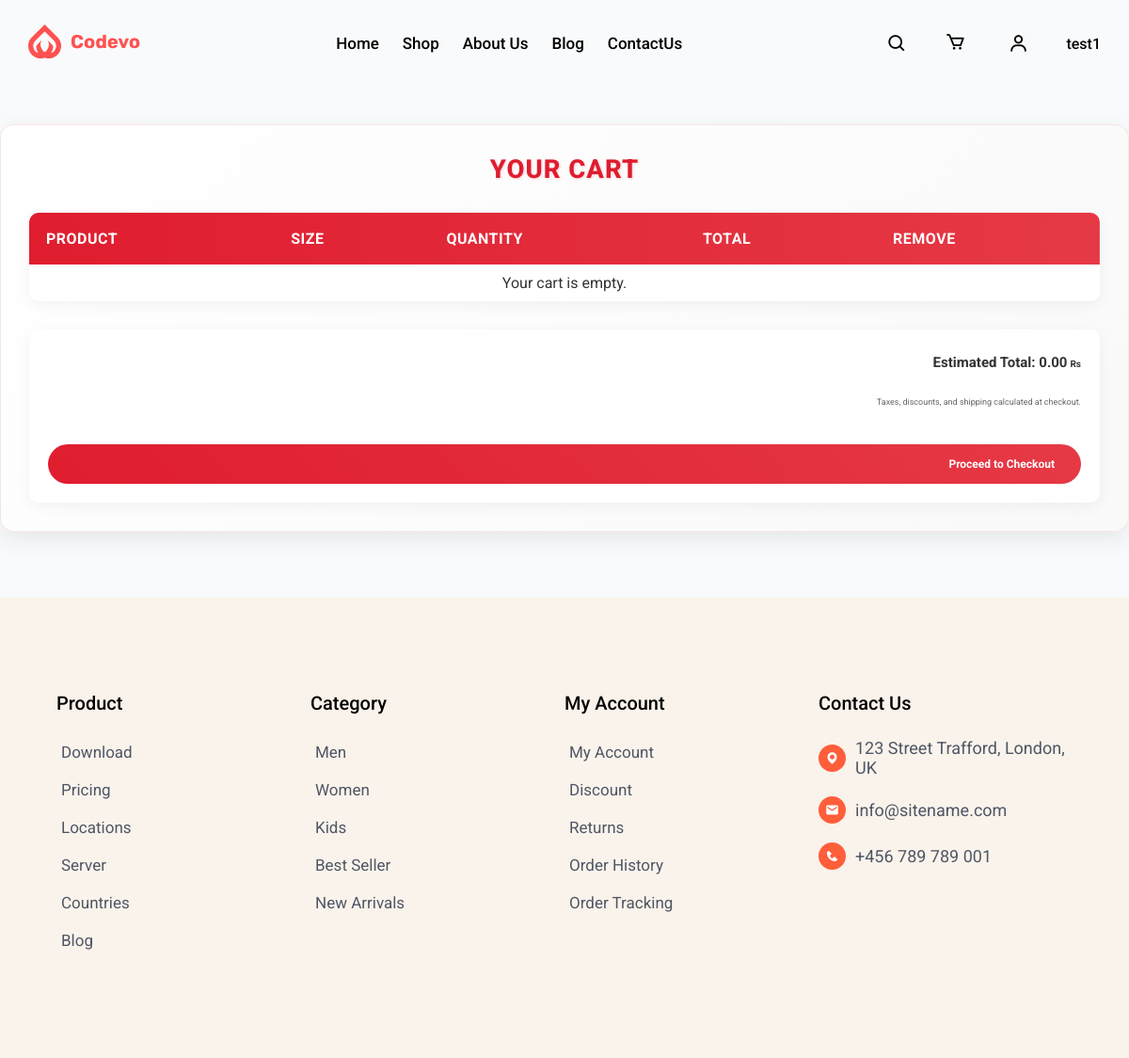
Page /customer/cart/ (signed in) on the earlier database version.
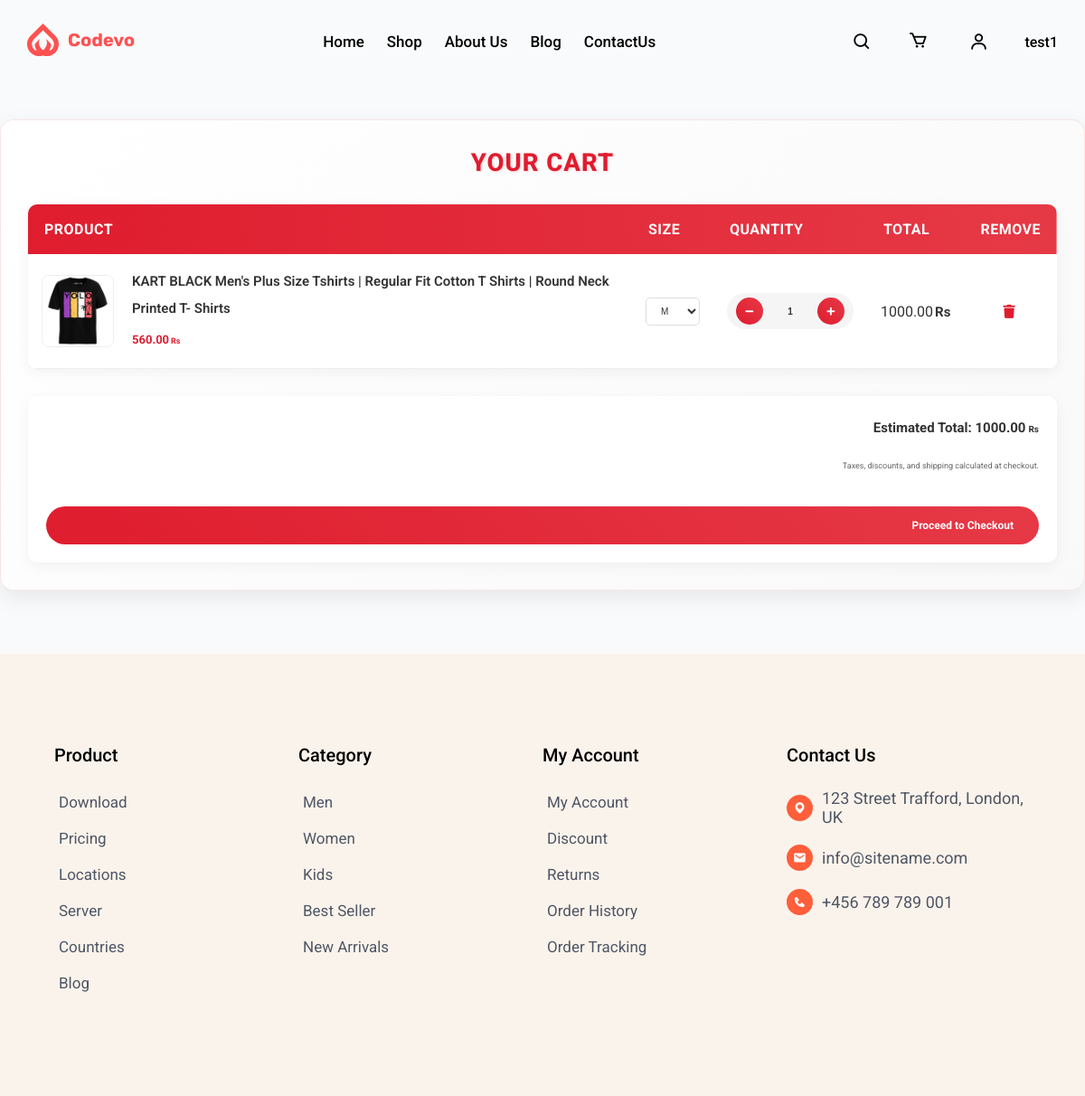
Same page on the later database version.
### authapp/models.py (models this page shows)
class Customer(models.Model):
    login = models.OneToOneField(Login, on_delete=models.CASCADE, primary_key=True)
    name = models.CharField(max_length=100, verbose_name='Full Name')
    phone = models.CharField(
        max_length=15,
        validators=[RegexValidator(regex=r'^\+?1?\d{9,15}$', message="Phone number must be in the format: '+999999999'.")],
        verbose_name='Phone Number'
    )
    address = models.TextField(blank=True, null=True, verbose_name='Address')
    pincode = models.CharField(
        max_length=6,
        blank=True,
        null=True,
        validators=[RegexValidator(regex=r'^\d{6}$', message="Pincode must be 6 digits.")],
        verbose_name='Pincode'
    )
    photo = models.ImageField(
        upload_to="customer_photos/",
        blank=True,
        null=True,
        verbose_name='Profile Photo'
    )
    def __str__(self):
        return f"{self.name} ({self.login.username})"
    class Meta:
        verbose_name_plural = "Customers"

### ecommerceapp/models.py (models this page shows, shortened)
class CartItem(models.Model):
    cart = models.ForeignKey(Cart, on_delete=models.CASCADE, related_name="items")
    product = models.ForeignKey(Product, on_delete=models.CASCADE)
    size = models.ForeignKey(ProductSize, on_delete=models.CASCADE, null=True)  # Link to ProductSize
    quantity = models.PositiveIntegerField(default=1)
    added_at = models.DateTimeField(auto_now_add=True)
    def total_price(self):
        return self.product.price * self.quantity

class Product(models.Model):
    SIZE_TYPE_CHOICES = [
        ("alphabet", "Alphabetic Sizes"),
        ("numeric", "Numeric Sizes")
    ]
    product_id = models.UUIDField(default=uuid.uuid4, editable=False, unique=True)
    name = models.CharField(max_length=255)
    brand = models.ForeignKey(Brand, on_delete=models.CASCADE)
    category = models.ForeignKey(Category, on_delete=models.CASCADE)
    price = models.DecimalField(max_digits=10, decimal_places=2)
    discount_price = models.DecimalField(max_digits=10, decimal_places=2, blank=True, null=True)
    color = models.CharField(max_length=50, blank=True, null=True)
    image = models.ImageField(upload_to="products/")
    feature_vector = models.BinaryField(blank=True, null=True)
    size_type = models.CharField(max_length=10, choices=SIZE_TYPE_CHOICES, default="alphabet")
    stock_available = models.BooleanField(default=True)
    description = models.TextField(blank=True, null=True)
    material = models.TextField(blank=True, null=True)
    product_code = models.CharField(max_length=100, unique=True, blank=True)  # Allow blank, but ensure unique values
    package_contains = models.CharField(max_length=255, blank=True, null=True)
    marketed_by = models.TextField(blank=True, null=True)
    imported_by = models.TextField(blank=True, null=True)
    country_of_origin = models.CharField(max_length=100, blank=True, null=True)
    net_quantity = models.CharField(max_length=50, blank=True, null=True)
    customer_care_address = models.TextField(blank=True, null=True)
    commodity = models.CharField(max_length=255, blank=True, null=True)
    is_visible = models.BooleanField(default=True, help_text="Uncheck to hide the product from customers.")

class ProductSize(models.Model):
    ALPHABET_SIZES = [("XS", "XS"), ("S", "S"), ("M", "M"), ("L", "L"), ("XL", "XL"), ("XXL", "XXL")]
    NUMERIC_SIZES = [(str(size), str(size)) for size in [28, 30, 32, 34, 36]]
    SIZE_CHOICES = ALPHABET_SIZES + NUMERIC_SIZES
    product = models.ForeignKey(Product, on_delete=models.CASCADE, related_name="sizes")
    size_type = models.CharField(max_length=10, choices=SIZE_CHOICES)

### ecommerceapp/views.py (the view)
# urls.py: path('customer/cart/', views.customer_cart, name='customer_cart'),
@login_required
def customer_cart(request):
    customer=request.user.customer
    print("Entering cart_view")
    if request.user.is_authenticated:
        customer, _ = Customer.objects.get_or_create(login=request.user)
        cart, _ = Cart.objects.get_or_create(customer=customer)
        print(f"User: {request.user}, Customer: {customer}, Cart ID: {cart.id}")
    else:
        session_id = request.session.session_key or request.session.create()
        cart, _ = Cart.objects.get_or_create(session_id=session_id)
        print(f"Session ID: {session_id}, Cart ID: {cart.id}")
    cart_items = cart.items.all()
    cart_total = sum(item.total_price() for item in cart_items)
    return render(request, 'customer/customercart.html', {
        'cart_items': cart_items,
        'cart_total': cart_total,
        'customer':customer
    })

### authapp/models.py (called while the page is built)
    def __str__(self):
        return f"{self.email} ({self.usertype})"

### ecommerceapp/context_processors.py (called while the page is built)
def brand_context(request):
    if request.user.is_authenticated:
        brand = Brand.objects.filter(login=request.user).first()  # Use 'login' instead of 'user'
        return {'brand': brand}  # Pass brand info to templates
    return {}  # Empty if user not logged in

### templates/customer/customercart.html (shortened to what this page needs)
{% load static %}
<!DOCTYPE html>
<html lang="en">
<head>
    <link rel="stylesheet" href="{% static 'ecommerceapp/css/styles.css' %}">
</head>
<body>
    {% include "customer/customerheader.html" %}
    <main class="cart-container">
        <h1 class="cart-title">Your Cart</h1>
        <div class="cart-table-container">
            <table class="cart-table">
                <thead>
                    <tr class="cart-header">
                        <th class="cart-header-item">Product</th>
                        <th class="cart-header-item">Size</th>
                        <th class="cart-header-item">Quantity</th>
                        <th class="cart-header-item">Total</th>
                        <th class="cart-header-item">Remove</th>
                    </tr>
                </thead>
                <tbody>
                    {% for item in cart_items %}
                    <tr class="cart-item">
                        <td class="cart-item-details">
                            <img src="{{ item.product.image.url|default:'/static/default.jpg' }}" alt="{{ item.product.name|default:'No name' }}" class="cart-item-image">
                            <div>
                                <p class="cart-item-name">{{ item.product.name|default:'No name' }}</p>
                                <p class="cart-item-price">{{ item.product.discount_price|default:item.product.price|default:'No price' }}<span>Rs</span></p>
                            </div>
                        </td>
                        <td>
                            <select class="size-select" data-id="{{ item.id }}">
                                {% for size in item.product.sizes.all %}
                                <option value="{{ size.size_type }}" {% if size.size_type == item.size.size_type %}selected{% endif %}>
                                    {{ size.size_type }}
                                </option>
                                {% endfor %}
                            </select>
                        </td>
                        <td class="cart-item-quantity">
                            <div class="quantity-controls">
                                <button class="quantity-button decrease" data-id="{{ item.id }}"><i class="fas fa-minus"></i></button>
                                <input type="text" class="quantity-input" value="{{ item.quantity|default:'0' }}" readonly>
                                <button class="quantity-button increase" data-id="{{ item.id }}"><i class="fas fa-plus"></i></button>
                            </div>
                        </td>
                        <td class="cart-item-total">{{ item.total_price|default:'0.00' }}<span>Rs</span></td>
                        <td>
                            <button class="remove-button" data-id="{{ item.id }}"><i class="fas fa-trash"></i></button>
                        </td>
                    </tr>
                    {% empty %}
                    <tr>
                        <td colspan="5" class="text-center py-4">Your cart is empty.</td>
                    </tr>
                    {% endfor %}
                </tbody>
            </table>
        </div>
        <div class="cart-summary">
            <p class="summary-total">Estimated Total: {{ cart_total|floatformat:2 }}<span>Rs</span></p>
            <p class="summary-note">Taxes, discounts, and shipping calculated at checkout.</p>
            <a href="{% url 'checkout' %}" class="checkout-button">Proceed to Checkout</a>
        </div>
    </main>
    {% include "customer/customerfooter.html" %}
</body>
</html>

### templates/customer/customerheader.html (shortened to what this page needs)
{% load static %}
<!DOCTYPE html>
<html lang="en">
<head>
  <link href="https://unpkg.com/boxicons@2.0.9/css/boxicons.min.css" rel="stylesheet" />
  <link rel="stylesheet" href="https://unpkg.com/swiper/swiper-bundle.min.css" />
  <link rel="stylesheet" href="{% static 'ecommerceapp/css/customerstyles.css' %}">
  <link rel="stylesheet" href="{% static 'ecommerceapp/css/product.css' %}">
</head>
<body>
  <header class="header">
    <nav class="navbar">
      <div class="row container d-flex">
        <div class="logo">
          <img src="{% static 'ecommerceapp/images/logo.svg' %}" alt="Logo" />
        </div>
        <div class="nav-list d-flex">
          <a href="{% url 'customerhome' %}">Home</a>
          <a href="{% url 'customer_shop' %}">Shop</a>
          <a href="{% url 'customer_aboutus' %}">About Us</a>
          <a href="{% url 'customerhome' %}#blog-section" id="blog-link">Blog</a>
          <a href="{% url 'customer_contactus' %}">ContactUs</a>
        </div>
        <div class="icons d-flex">
          <div class="icon d-flex" id="search-icon">
            <i class="bx bx-search"></i>
          </div>
          <div class="icon d-flex" id="cart-icon">
            <a href="{% url 'customer_cart' %}">
              <i class="bx bx-cart"></i>
            </a>
          </div>
            <div class="icon user-icon d-flex">
              {% if request.user.is_authenticated %}
                <div class="user-dropdown">
                  <a href="#" class="dropdown-toggle" aria-haspopup="true" aria-expanded="false">
                    <i class="bx bx-user"></i>
                  </a>
                </div>
              {% endif %}
            </div>
            <span class="username">{{ customer.name | default:"customer not found"}}</span>
      </div>
    </nav>
  </header>
</body>
</html>

### templates/customer/customerfooter.html (shortened to what this page needs)
{% load static %}
<footer class="footer">
    <div class="row container">
      <div class="col">
        <div>
          <h4>Product</h4>
          <a href="">Download</a>
          <a href="">Pricing</a>
          <a href="">Locations</a>
          <a href="">Server</a>
          <a href="">Countries</a>
          <a href="">Blog</a>
        </div>
        <div>
          <h4>Category</h4>
          <a href="">Men</a>
          <a href="">Women</a>
          <a href="">Kids</a>
          <a href="">Best Seller</a>
          <a href="">New Arrivals</a>
        </div>
        <div>
          <h4>My Account</h4>
          <a href="">My Account</a>
          <a href="">Discount</a>
          <a href="">Returns</a>
          <a href="">Order History</a>
          <a href="">Order Tracking</a>
        </div>
        <div>
          <h4>Contact Us</h4>
          <div class="d-flex">
            <div class="icon"><i class="bx bxs-map"></i></div>
            <span>123 Street Trafford, London, UK</span>
          </div>
          <div class="d-flex">
            <div class="icon"><i class="bx bxs-envelope"></i></div>
            <span>info@sitename.com</span>
          </div>
          <div class="d-flex">
            <div class="icon"><i class="bx bxs-phone"></i></div>
            <span>+456 789 789 001</span>
          </div>
        </div>
      </div>
    </div>
  </footer>

### static/ecommerceapp/css/product.css (style rules this page uses)
body { font-family: 'Roboto', sans-serif; margin: 0; padding: 0; background-color: #f9fafb; color: #333; }

Differences in the rows shown:
added CartItem: product.image (picture), product.name "KART BLACK Men's Plus Size Tshirts | Regular Fit Cotton T Shirts | Round Neck Printed T- Shirts", product.discount_price "560.00", size+product+id "M", quantity "1", total_price "1000.00"
Other differences:
{{ cart_total|floatformat:2 }}: "0.00" → "1000.00"
text no longer shown: "Your cart is empty."
